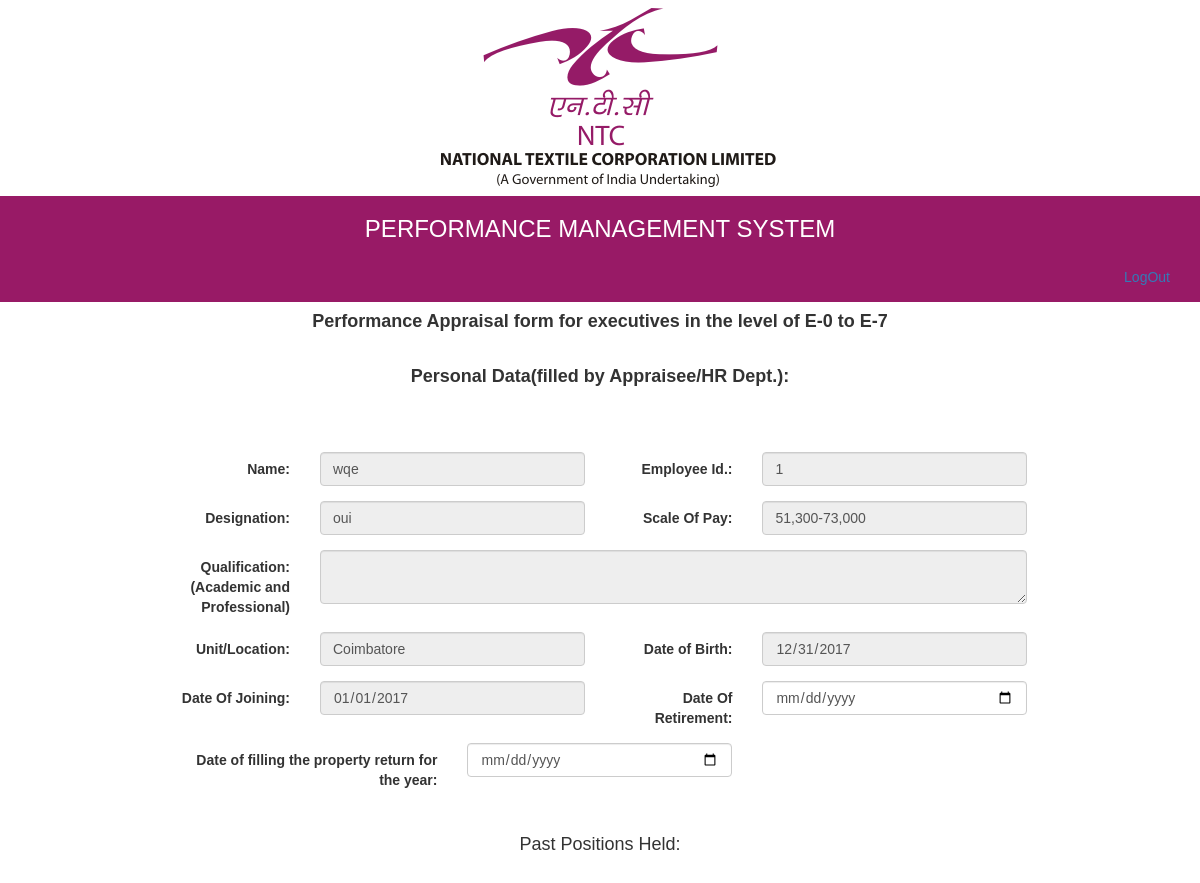
The page /pg110.php (signed in, upper part) on the database as committed earlier.
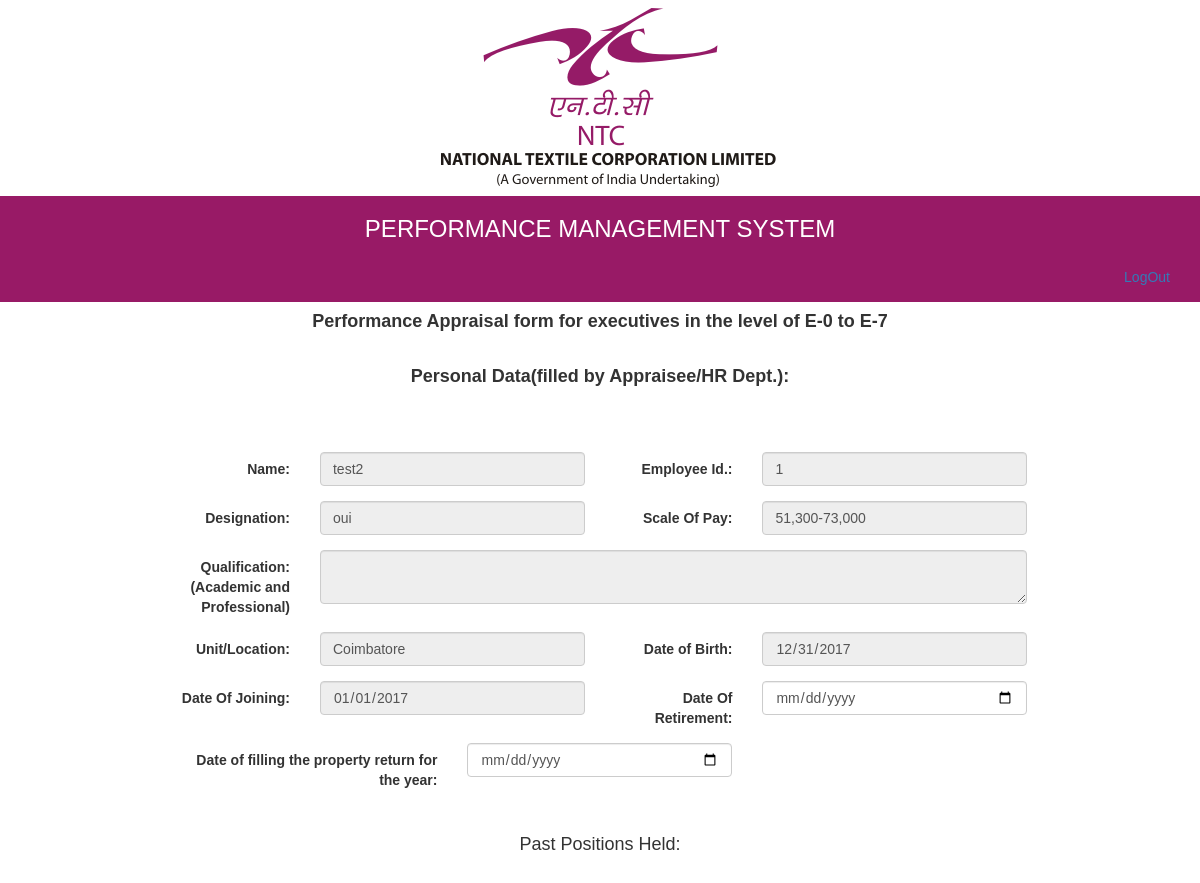
The same page on the database as committed later.
### tables this page shows
CREATE TABLE `employee` (
  `ID` int(6) NOT NULL,
  `Name` varchar(50) NOT NULL,
  `Password` varchar(20) NOT NULL,
  `DOB` date NOT NULL,
  `DOJ` date NOT NULL,
  `Qualification` varchar(20) NOT NULL,
  `Department` varchar(10) NOT NULL,
  `Designation` varchar(20) NOT NULL,
  `PlaceOfPosting` varchar(10) NOT NULL,
  `PayScale` varchar(17) NOT NULL,
  `BasicPay` int(12) NOT NULL,
  `GradePay` int(12) NOT NULL,
  `InitiatingOfficer` int(1) NOT NULL DEFAULT '0',
  `ReviewingOfficer` int(1) NOT NULL DEFAULT '0',
  `AcceptingOfficer` int(1) NOT NULL DEFAULT '0'
);

### pg110.php (the view, shortened to what this page needs)
<?php
	$servername = "localhost";
            $username = "root";
            $password = "";
            $dbname = "appraisal";
            $conn = new mysqli($servername, $username, $password, $dbname);
	$q=$_SESSION["ID"];
	$sql = "SELECT * FROM employee WHERE ID ='$q'";
    $result = $conn->query($sql);
	while($row = mysqli_fetch_array($result))
	{
		$Name = $row["Name"];
		$ID = $row["ID"];
		$Designation  = $row["Designation"];
		$PayScale = $row["PayScale"];
		$Qualification = $row["Qualification"];
		$PlaceOfPosting = $row["PlaceOfPosting"];
		$DOB = $row["DOB"];
		$DOJ = $row["DOJ"];
	}
echo"<!DOCTYPE html>
<html lang=\"en\">
  <head>
    <link href=\"css/bootstrap.min.css\" rel=\"stylesheet\">
  </head>
  <body id=\"mainbody\">
   <img class =\"img-responsive\" src=\"ntc-logo.png\" i>
   <div class=\"container-fluid bg-1 text-center\">
   <h3 class=\"margin\"><bold>PERFORMANCE MANAGEMENT SYSTEM</bold></h3>
   <div class=\"collapse navbar-collapse\" id=\"bs-example-navbar-collapse-1\">
                <ul class=\"nav navbar-nav navbar-right\">
					<li><a href=\"login.php\">LogOut</a></li>
                </ul>
            </div>
   </div>
   <div class=\"container-fluid text-center\">
   <h4 class=\"margin\"><b>Performance Appraisal form for executives in the level of E-0 to E-7</b></h4>
   <div class=\"panel-body\">
   <div class=\"form\">
		<div class=\"form-group \">
		  <h4 class=\"margin\"><b>Personal Data(filled by Appraisee/HR Dept.):</b></h4>
		</div>
		<form id=\"formpg110\" class=\"form-validate form-horizontal\" method=\"post\" action=\"appsubmit1.php\">
		<div class=\"form-group \">
		  <label  class=\"control-label col-lg-2\">Name:</label>
		  <div class=\"col-lg-4\">
			<input class=\"form-control \" type=\"text\" value=\"$Name\" disabled/>
		  </div>
		  <label  class=\"control-label col-lg-2\">Employee Id.:</label>
		  <div class=\"col-lg-4\">
			<input class=\"form-control \" type=\"text\" value=\"$ID\" disabled/>
		  </div>
		</div>
		<div class=\"form-group \">
		  <label  class=\"control-label col-lg-2\">Designation:</label>
		  <div class=\"col-lg-4\">
			<input class=\"form-control \" type=\"text\" value=\"$Designation\" disabled/>
		  </div>
		  <label  class=\"control-label col-lg-2\">Scale Of Pay:</label>
		  <div class=\"col-lg-4\">
			<input class=\"form-control \" type=\"text\" value=\"$PayScale\" disabled/>
		  </div>
		</div>
		<div class=\"form-group \">
		  <label  class=\"control-label col-lg-2\">Qualification:(Academic and Professional)</label>
		  <div class=\"col-lg-10\">
			<textarea class=\"form-control \" type=\"text\" value=\"$Qualification\" disabled></textarea>
		  </div>
		</div>
		<div class=\"form-group \">
		  <label  class=\"control-label col-lg-2\">Unit/Location:</label>
		  <div class=\"col-lg-4\">
			<input class=\"form-control \" type=\"text\" value=\"$PlaceOfPosting\" disabled />
		  </div>
		  <label  class=\"control-label col-lg-2\">Date of Birth:</label>
		  <div class=\"col-lg-4\">
			<input class=\"form-control \" type=\"date\" value=\"$DOB\" disabled/>
		  </div>
		</div>
		<div class=\"form-group \">
		  <label  class=\"control-label col-lg-2\">Date Of Joining:</label>
		  <div class=\"col-lg-4\">
			<input class=\"form-control \" type=\"date\" value=\"$DOJ\" disabled/>
		  </div>";
		  ?>
		  <label  class="control-label col-lg-2">Date Of Retirement:</label>
		  <div class="col-lg-4">
			<input class="form-control " type="date" name="DOR" />
		  </div>
		</div>
		<div class="form-group ">
		  <label  class="control-label col-lg-4">Date of filling the property return for the year:</label>
		  <div class="col-lg-4">
			<input class="form-control " type="date" name="DOF" />
		  </div>
		</div><br>
		<h4>Past Positions Held:</h4><br>
		<br>
	</form>
	</div>
	</div>
  </body>
</html>

Rows that differ between the two databases and show on the page:
changed employee "oui": Name "wqe" → "test2"
